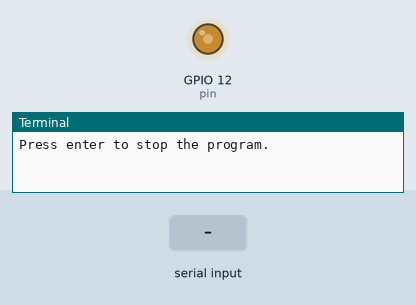
Recording of a program running on a simulated Raspberry Pi (BCM pin numbers). Parts: output pins drawn as LEDs (lit = HIGH), the last lines printed to the terminal. The test bench sets the inputs (shaded band). At 1.3 s the program stops and its outputs stay as they are.

Above: at 1.2 s.
1.3 s: "5" typed at the terminal, then Enter
At 2.5 s:
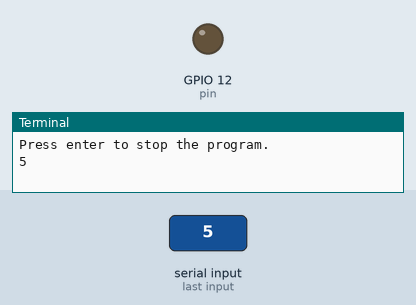
Timing chart, 0 to 2.8 s (numbered marks = the images above; inputs shaded):
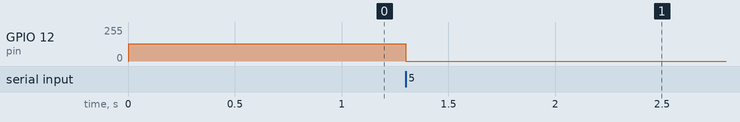

Measured:
- after the input at 1.3 s, GPIO 12 (pin): 128/255 → 0/255 at once

The program:

Lab3_pigpio_PWM.py
```python
#IMPORTANT - Before running this program, execute the following command in the terminal - sudo pigpiod

import pigpio
from time import sleep

pi = pigpio.pi()

#set GPIO Pins
pin = 12
pi.set_mode(pin, pigpio.OUTPUT)

#Use this pin to generate a PWM signal of frequency 10 Hz, and duty cycle 50%
freq = int(50)     # Frequency in Hertz, the typecasting is required.
dutycycle = 50     # Dutycycle in %

pi.hardware_PWM(pin,freq,int(dutycycle/100*1E6)) #See how the dutycycle is defined

input('Press enter to stop the program.')

#Stop pigpio
pi.write(pin,0)  #This is required to pull the output to low, otherwise the RPi will keep generating the PWM
pi.stop()
```
